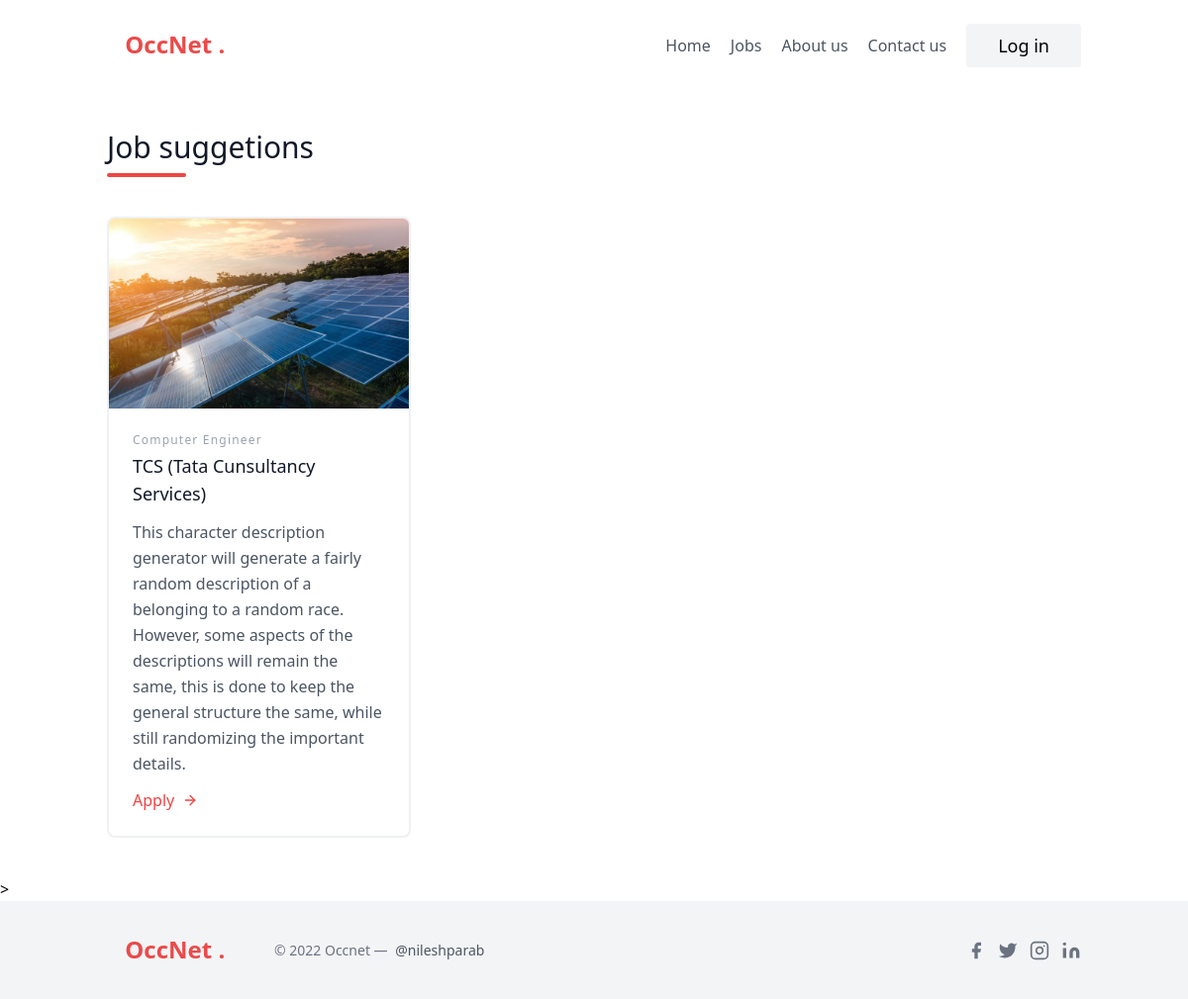
The page /job/ on the database as committed earlier.
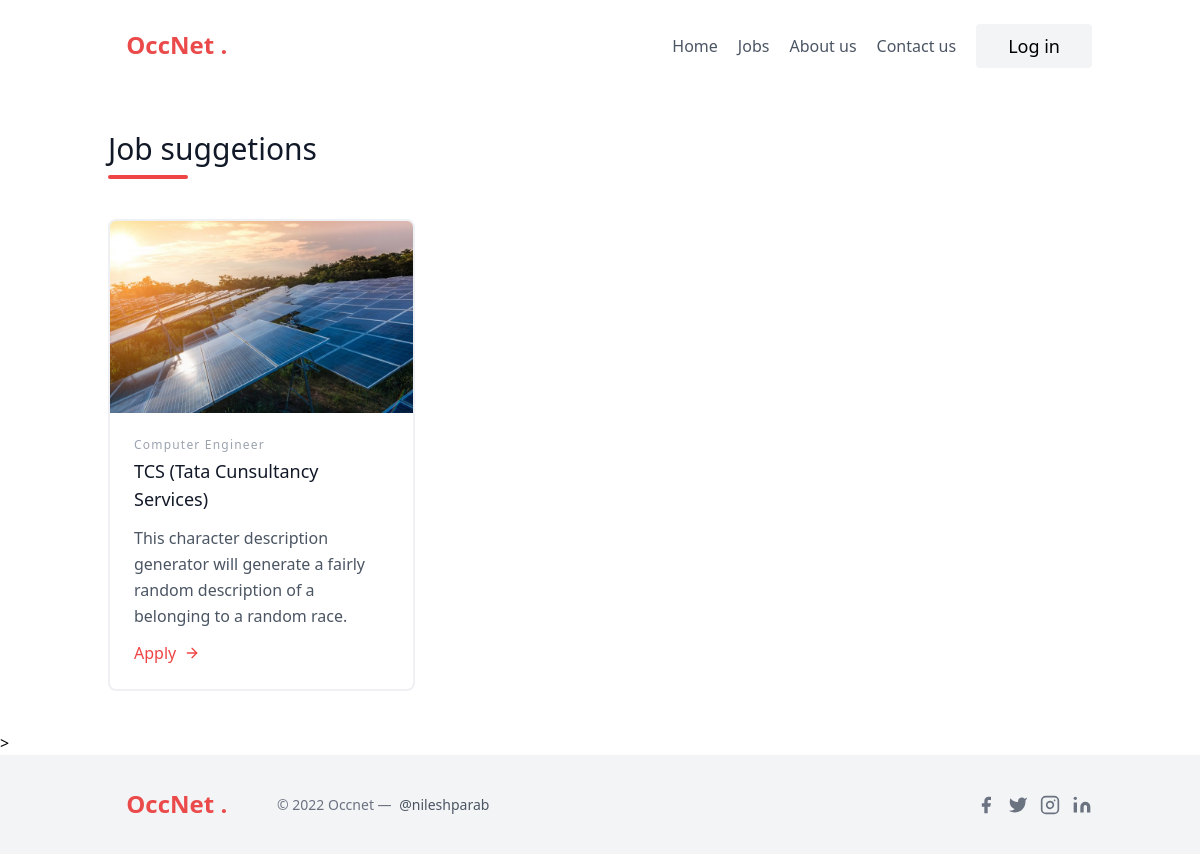
The same page on the database as committed later.
### Candidate/models.py (models this page shows, shortened)
class Job(models.Model):
    cname = models.CharField(max_length=300,primary_key=True)
    pimg =  models.TextField()
    banner =  models.TextField()
    vname = models.CharField(max_length=300)
    hname = models.CharField(max_length=300)
    hdesc = models.TextField()
    srtdesc = models.TextField()
    lngdesc = models.TextField()
    itime = models.DateField()

### Candidate/views.py (the view)
# urls.py: path("job/", views.job, name="home"),
def job(request):
    job = Job.objects.all()
    return render(request, "job.html",{'job':job})

### Templates/job.html
{% extends 'base.html' %} {% block body %}
<section class="text-gray-600 body-font">
  <div class="container px-5 py-10 mx-auto">
    <div class="lg:w-1/2 w-full mb-6 lg:mb-0">
      <h1
        class="sm:text-3xl text-2xl font-medium title-font mb-2 text-gray-900"
      >
        Job suggetions
      </h1>
      <div class="h-1 w-20 bg-red-500 rounded"></div>
    </div>
    <div class="flex flex-wrap -m-4 pt-10">
      {% for x in job %}
      <div class="p-4 md:w-1/3">
        <div
          class="h-full border-2 border-gray-200 border-opacity-60 rounded-lg overflow-hidden"
        >
          <img
            class="lg:h-48 md:h-36 w-full object-cover object-center"
            src="{{x.pimg}}"
            alt="blog"
          />
          <div class="p-6">
            <h2
              class="tracking-widest text-xs title-font font-medium text-gray-400 mb-1"
            >
              {{x.vname}}
            </h2>
            <h1 class="title-font text-lg font-medium text-gray-900 mb-3">
              {{x.cname}}
            </h1>
            <p class="leading-relaxed mb-3">{{x.srtdesc}}</p>
            <div class="flex items-center flex-wrap">
              <a
                href="/jobinfo?cname={{x.cname}}"
                class="text-red-500 inline-flex items-center md:mb-2 lg:mb-0"
                >Apply
                <svg
                  class="w-4 h-4 ml-2"
                  viewBox="0 0 24 24"
                  stroke="currentColor"
                  stroke-width="2"
                  fill="none"
                  stroke-linecap="round"
                  stroke-linejoin="round"
                >
                  <path d="M5 12h14"></path>
                  <path d="M12 5l7 7-7 7"></path>
                </svg>
              </a>
            </div>
          </div>
        </div>
      </div>
      {% endfor %}
    </div>
  </div>
</section>
{% endblock body %}

Rows that differ between the two databases and show on the page:
changed Job "TCS (Tata Cunsultancy Services)": srtdesc "…to a random race. However, some aspects of the descriptions will remain the same, this is done to keep the general structure the same, while still randomizing the important details." → "This character description generator will generate a fairly random description of a belonging to a random race."
